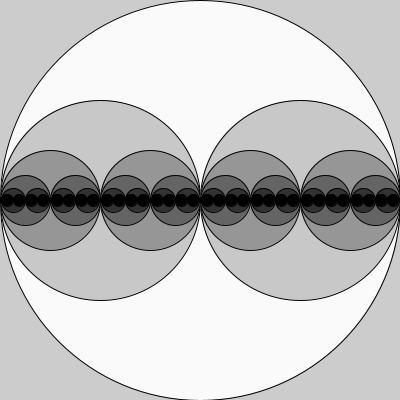
Frame 1 (no input)
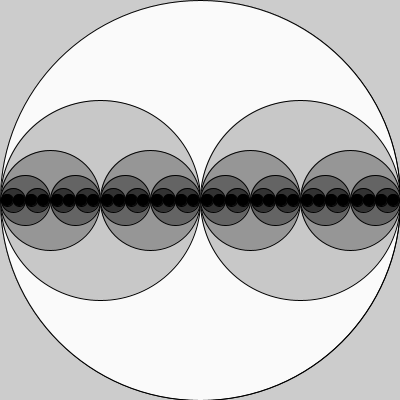
Frame 2 (the mouse pressed at the canvas centre, redrawn once)

The Processing sketch that drew these frames (run headless with seeded random() and noise(); the mouse was pressed at the canvas centre and the sketch redrawn once):

// Processing sketch: sk_recursive_circles_gray
// ── sk_recursive_circles_gray.pde
void setup()
{
  size( 400, 400 );
  noLoop();  // アニメーションしない
}

void draw()
{
  drawCircle( width/2, 200, 5 );  // 最初の再帰呼び出し
}

/**
  再帰関数：円を再帰的に左右に描画する
*/
void drawCircle( int iX, int iRadius, int iLevel )
{
  int iGray = 50 * iLevel;
  fill( iGray );
  
  ellipseMode( RADIUS );
  circle( iX, height/2, iRadius );
  
  if( iLevel > 0 )
  {
    drawCircle( iX - iRadius/2, iRadius/2, iLevel - 1 );  // 再帰呼び出し：左
    drawCircle( iX + iRadius/2, iRadius/2, iLevel - 1 );  // 再帰呼び出し：右
  }
}
